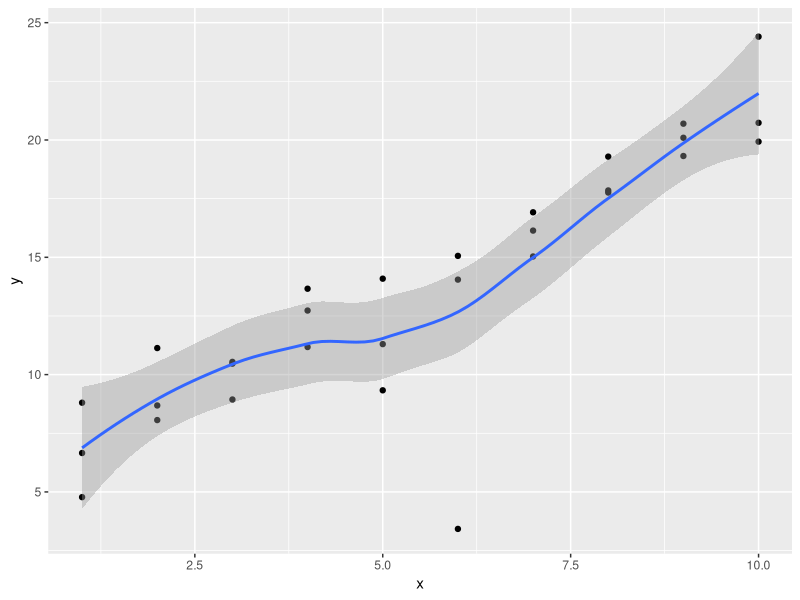
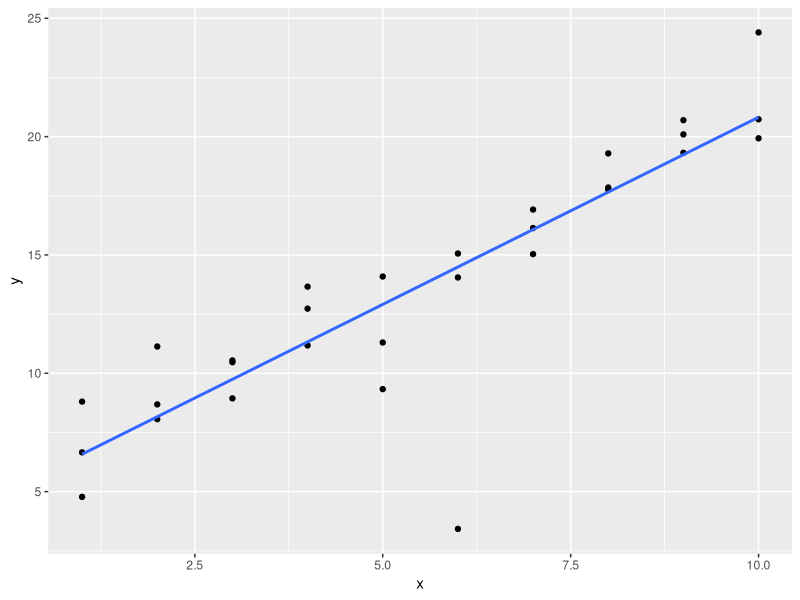

R code for these plots, in order: (Note: this script raises an error after producing the figures.)
## ---- chunk 1
library(tidyverse)

library(modelr)
options(na.action = na.warn)
## ---- chunk 2
sim1a <- tibble(
  x = rep(1:10, each = 3),
  y = x * 1.5 + 6 + rt(length(x), df = 2)
)
## ---- chunk 3
sim1a_mod <- lm(y ~ x, data = sim1a)               # fit a linear model (straight line)

coef(sim1a_mod)                                    # Slope=1.480507    Intercept=5.806916

# Can't just put `sim1a_mod` into ggplot like below ...It plots *curve*, as for `sim1a`. (WHY?)
ggplot(sim1a_mod, aes(x, y)) +
  geom_point() +
  geom_smooth() 
## ---- chunk 4
ggplot(sim1a, aes(x = x, y = y)) +
  geom_point() +
  geom_smooth(method = "lm", se = FALSE)           # fit a linear model (straight line)
## ---- chunk 5
measure_distance <- function(mod, data) {
  diff <- data$y - make_prediction(mod, data)
  mean(abs(diff))
}
## ---- chunk 6
best <- optim(c(0, 0), measure_distance, data = sim1a)
best$par                                   # the best parameters of the 'mean-absolute distance'


# HOWEVER, although the code in Q2 defines `measure_distance` (and we have `sim1a` from Q1), that definition doesn't include what the `make_prediction()` function is ...SO at the moment we just get an error
## ---- chunk 7
# "For the above function to work, we need to define a function `make_prediction` that takes a numeric vector of length two (the intercept and slope) and returns the predictions..."

make_prediction <- function(mod, data) {
  mod[1] + mod[2] * data$x
}

# (I don't properly understand this, but) running that `make_prediction` code, and then the `optim` code again, gives : [1] 6.013145 1.511948

# ...re. `lm()` with the same data, (in A1) : Slope=1.546082    Intercept=5.633505
## ---- chunk 8
model1 <- function(a, data) {
  a[1] + data$x * a[2] + a[3]
}
## ---- chunk 9
sim1_loess <- loess(y ~ x, data = sim1)

grid_loess <- sim1 %>%
  add_predictions(sim1_loess)                           # `add_predictions`

# add the predictions and residuals from a `loess` regression to the `sim1` data
sim1 <- sim1 %>%
  add_residuals(sim1_loess, var = "resid_loess") %>%    # `add_residuals`
  add_predictions(sim1_loess, var = "pred_loess")       # `add_predictions`
## ---- chunk 10
plot_sim1_loess <- 
  ggplot(sim1, aes(x = x, y = y)) +
  geom_point() +
  geom_line(aes(x = x, y = pred), data = grid_loess, colour = "red")
plot_sim1_loess
## ---- chunk 11
?add_predictions

# "A data frame. `add_prediction` adds a single new column, `.pred`, to the input data. `spread_predictions` adds one column for each model. `gather_predictions` adds two columns `.model` and `.pred`, and repeats the input rows for each model." -- Help

# "Next we add predictions. We’ll use modelr::add_predictions() which takes a data frame and a model. It adds the predictions from the model to a new column in the data frame" -- s23.3.1 R4DS book
## ---- chunk 12
ggplot(sim1, aes(x, resid)) + 
  geom_ref_line(h = 0) +
  geom_point()
# Just showing this for context. (Because running it here gives an error)

?geom_ref_line

# "geom_ref_line {modelr}" "Add a reference line (ggplot2)" -- Help
## ---- chunk 13

## ---- chunk 14

## ---- chunk 15
mod1 <- lm(y ~ x1 + x2, data = sim3)
mod2 <- lm(y ~ x1 * x2, data = sim3)
## ---- chunk 16

## ---- chunk 17
